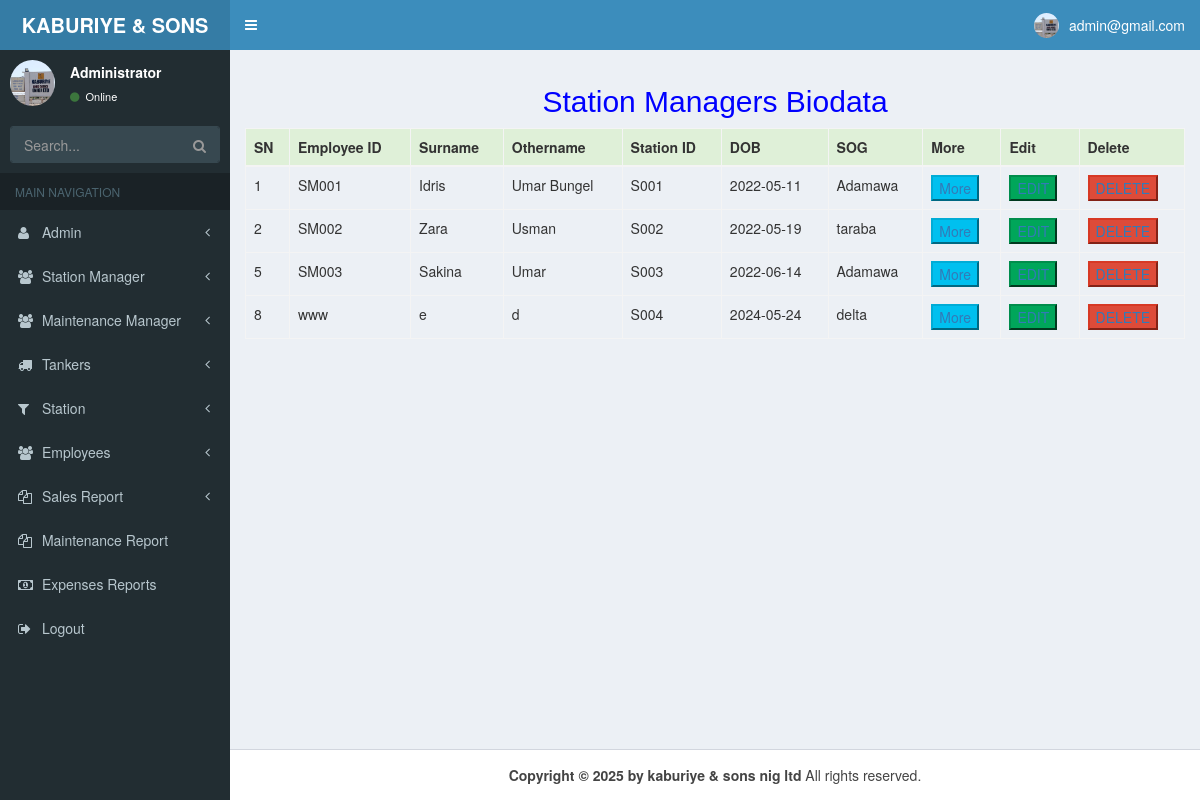
/profile_sm.php (signed in), run on an earlier commit of the app's database.
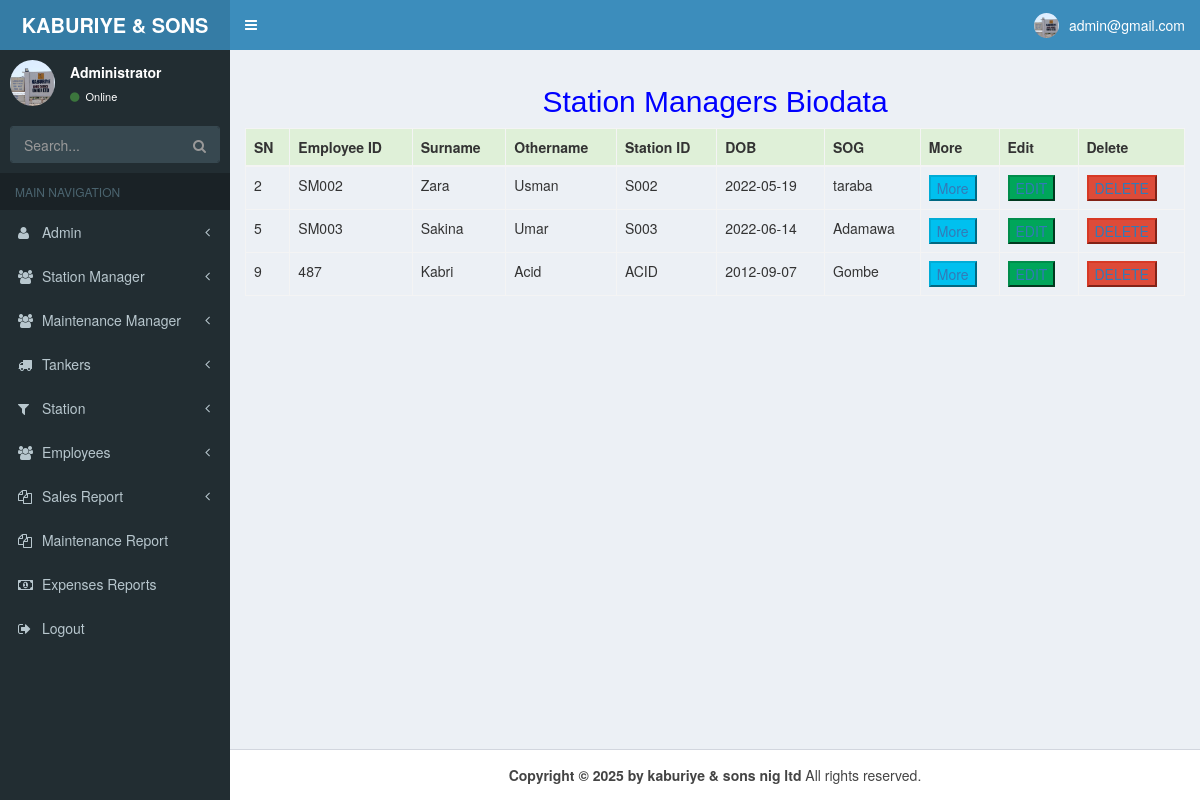
And on a later commit of the database.
### tables this page shows
CREATE TABLE `station_manager` (
  `ID` int(50) NOT NULL,
  `employee_id` varchar(45) NOT NULL,
  `station_id` varchar(50) NOT NULL,
  `surname` varchar(50) NOT NULL,
  `othername` varchar(50) NOT NULL,
  `sex` varchar(6) NOT NULL,
  `dob` varchar(10) NOT NULL,
  `state_origin` varchar(20) NOT NULL,
  `local_government` varchar(60) NOT NULL,
  `religion` varchar(15) NOT NULL,
  `phonenumber` varchar(16) NOT NULL,
  `email` varchar(70) NOT NULL,
  `password` varchar(100) NOT NULL
);

### profile_sm.php (the view, shortened to what the changed rows need)
<!DOCTYPE html>
<html>
<head>
  <link rel="stylesheet" href="css/bootstrap.min.css">
  <link rel="stylesheet" href="css/font-awesome.min.css">
  <link rel="stylesheet" href="css/ionicons.min.css">
  <link rel="stylesheet" href="css/AdminLTE.min.css">
  <link rel="stylesheet" href="css/_all-skins.min.css">
</head>
<body class="hold-transition skin-blue sidebar-mini">
  <div class="wrapper">
    <div class="content-wrapper">
      <section class="content">
        <h2 align="center" style="color:blue;"> Station Managers Biodata</h2>
        <div class="table-responsive">
          <table class="table table-bordered table-hover">
            <thead>
              <tr class="success">
                <th> SN</th>
                <th> Employee ID </th>
                <th> Surname</th>
                <th> Othername</th>
                <th>Station ID</th>
                <th>DOB</th>
                <th>SOG</th>
                <th>More</th>
                <th>Edit</th>
                <th>Delete</th>
              </tr>
            </thead>
            <?php
            require __DIR__ . "/config/database.php";
            $getRecords_string = "select * from station_manager order by ID ASC ";
            $getRecord = mysqli_query($conn, $getRecords_string);
            $num_of_record = mysqli_num_rows($getRecord);
            if ($num_of_record > 0) {
              while ($record = mysqli_fetch_array($getRecord)) {
                echo '<tr>';
                echo "<td class=''>$record[ID]</td>";
                echo "<td class=''>$record[employee_id]</td>";
                echo "<td class=''>$record[surname]</td>";
                echo "<td class=''>$record[othername]</td>";
                echo "<td class=''>$record[station_id]</td>";
                echo "<td class=''>$record[dob]</td>";
                echo "<td class=''>$record[state_origin]</td>";
                echo '<td class=""><button class="btn-info "><a href="sm_more.php?ID=' . $record['ID'] . '">More</a></button></td>';
                echo '<td class=""><button class=" btn-success"><a href="sm_edit.php?ID=' . $record['ID'] . '">EDIT </a></button></td>';
                echo '<td class=""><button class="btn-danger"><a href="sm_delete.php?ID=' . $record['ID'] . '">DELETE</a></button></td>';
                echo '</tr>';
              }
            } else {
              echo "<h6>Loading..........</h6>";
            }
            ?>
          </table>
        </div>
      </section>
    </div>
  </div>
</body>
</html>

What changed in the data, as far as the page shows it:
removed station_manager: ID "1", employee "SM001", surname "Idris", othername "Umar Bungel", station "S001", dob "2022-05-11", state_origin "Adamawa"
removed station_manager: ID "8", employee "www", surname "e", othername "d", station "S004", dob "2024-05-24", state_origin "delta"
added station_manager: ID "9", employee "487", surname "Kabri", othername "Acid", station "ACID", dob "2012-09-07", state_origin "Gombe"
